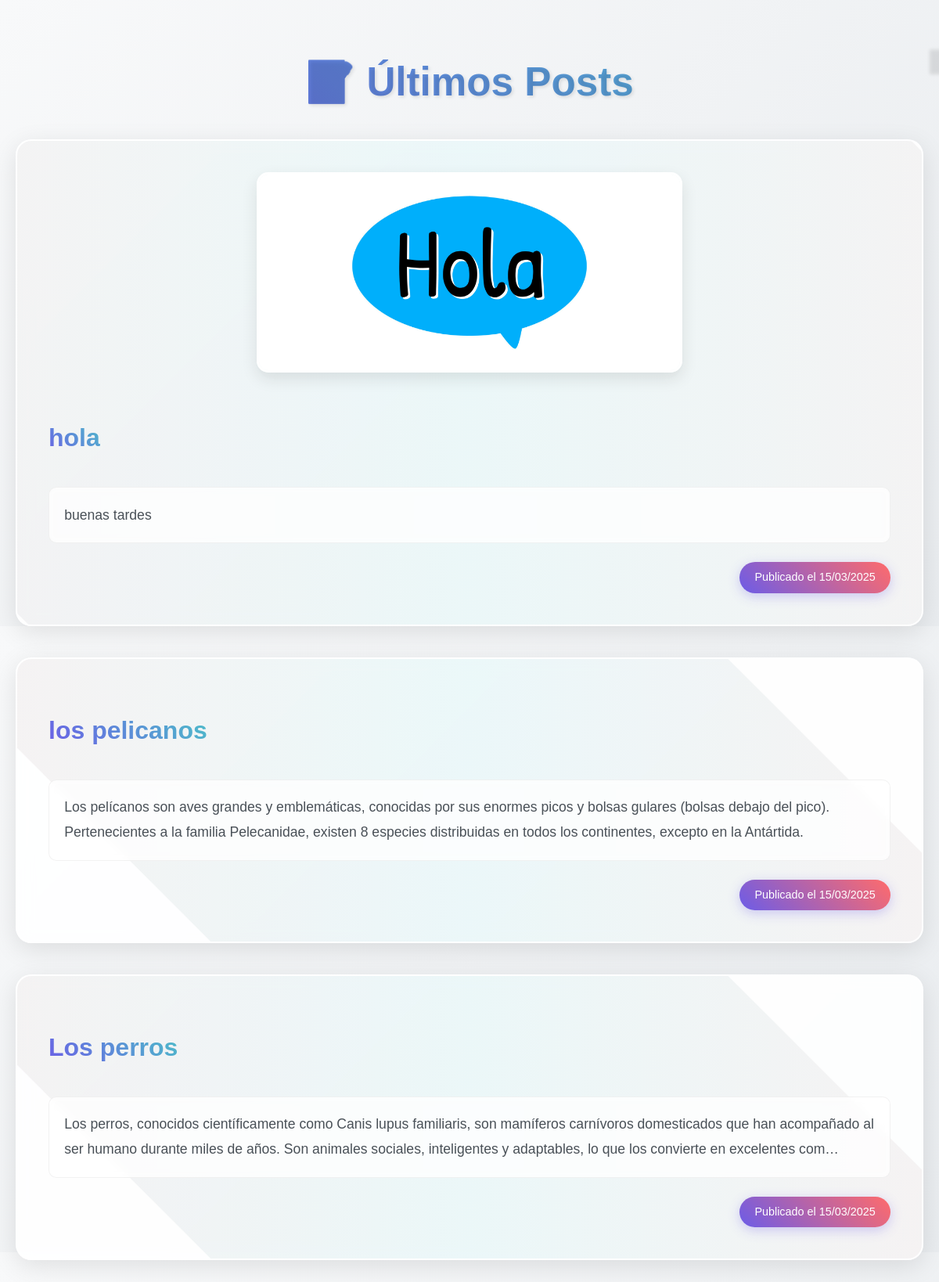
/hola, run on the app's committed database.
### post/models.py (models this page shows, shortened)
class Post(models.Model):
    title = models.CharField(max_length=100)
    content = models.TextField()
    created_at = models.DateTimeField(auto_now_add=True)
    updated_at = models.DateTimeField(auto_now=True)
    image = models.ImageField(upload_to='images/', blank=True)

### post/views.py (the view)
# urls.py: path('', PostListView.as_view(), name='post_list'),
class PostListView(ListView):
    model = Post
    template_name = 'post.html'

### templates/post.html (shortened to what this page needs)
{% load static %}
<!DOCTYPE html>
<html lang="es">
<head>
    <link rel="stylesheet" href="{% static 'css/styles.css' %}">
</head>
<body>
    <div class="post-list">
        <h1 class="post-list-title">📝 Últimos Posts</h1>
        {% for post in post_list %}
        <div class="post-card">
            {% if post.image %}
            <img src="{{ post.image.url }}" alt="Imagen de {{ post.title }}" loading="lazy">
            {% endif %}
            <h2 class="post-title">{{ post.title }}</h2>
            <p class="post-content">{{ post.content|truncatechars:250 }}</p>
            <small class="post-date">Publicado el {{ post.created_at|date:"d/m/Y" }}</small>
        </div>
        {% empty %}
        <div class="post-card">
            <p class="post-content">No hay posts disponibles.</p>
        </div>
        {% endfor %}
    </div>
</body>
</html>

### static/css/styles.css (style rules this page uses)
:root { --primary: #6c5ce7; --secondary: #4bc0c8; --accent: #ff6b6b; --dark: #2d3436; --light: #f8f9fa; }
body { font-family: 'Poppins', sans-serif; background: linear-gradient(135deg, #f8f9fa 0%, #e9ecef 100%); margin: 0; padding: 2rem 0; color: var(--dark); line-height: 1.6; }
.post-list { max-width: 1200px; margin: 0 auto; padding: 0 20px; }
.post-list-title { text-align: center; font-size: 3.2rem; margin: 2rem 0; background: linear-gradient(45deg, var(--primary), var(--secondary)); -webkit-background-clip: text; background-clip: text; color: transparent; position: relative; display: inline-block; width: 100%; font-weight: 800; text-shadow: 2px 2px 4px rgba(0, 0, 0, 0.1); }
.post-list-title::after { content: '📝'; position: absolute; right: -40px; top: -10px; font-size: 1.8rem; animation: float 3s ease-in-out infinite; }
.post-card { background: rgba(255, 255, 255, 0.9); backdrop-filter: blur(10px); border-radius: 20px; margin-bottom: 2.5rem; padding: 2.5rem; box-shadow: 0 8px 32px rgba(0, 0, 0, 0.1); border: 2px solid rgba(255, 255, 255, 0.3); transition: all 0.4s cubic-bezier(0.175, 0.885, 0.32, 1.275); position: relative; overflow: hidden; }
.post-card::before { content: ''; position: absolute; top: -50%; left: -50%; width: 200%; height: 200%; background: linear-gradient(45deg, rgba(231, 92, 92, 0.1) 0%, rgba(75, 192, 200, 0.1) 50%, rgba(255, 107, 107, 0.1) 100% ); transform: rotate(45deg); z-index: -1; }
.post-card img { width: 50%; max-height: 250px; height: auto; object-fit: cover; border-radius: 15px; margin: 0 auto 2rem; display: block; border: 3px solid white; box-shadow: 0 8px 20px rgba(0, 0, 0, 0.1); transition: all 0.3s ease; }
.post-title { color: var(--dark); font-size: 2rem; margin-bottom: 1.2rem; font-weight: 700; background: linear-gradient(45deg, var(--primary), var(--secondary)); -webkit-background-clip: text; background-clip: text; color: transparent; display: inline-block; }
.post-content { color: #495057; font-size: 1.1rem; line-height: 1.8; margin-bottom: 1.5rem; background: rgba(255, 255, 255, 0.8); padding: 1.2rem; border-radius: 10px; backdrop-filter: blur(5px); border: 1px solid rgba(0, 0, 0, 0.05); }
.post-date { padding: 0.5rem 1.2rem; background: linear-gradient(45deg, var(--primary), var(--accent)); color: white; font-size: 0.9rem; border-radius: 25px; float: right; box-shadow: 0 4px 15px rgba(108, 92, 231, 0.3); }

### data on the page
Post: image (picture), content "buenas tardes", created_at "15/03/2025"
Post: content "Los pelícanos son aves grandes y emblemáticas, conocidas por sus enormes picos y bolsas gulares (bolsas debajo del pico). Pertenecientes a la familia Pelecanidae, existen 8 especies distribuidas en todos los continentes, excepto en la Antártida.", created_at "15/03/2025"
Post: content "Los perros, conocidos científicamente como Canis lupus familiaris, son mamíferos carnívoros domesticados que han acompañado al ser humano durante miles de años. Son animales sociales, inteligentes y adaptables, lo que los convierte en excelentes com…", created_at "15/03/2025"
